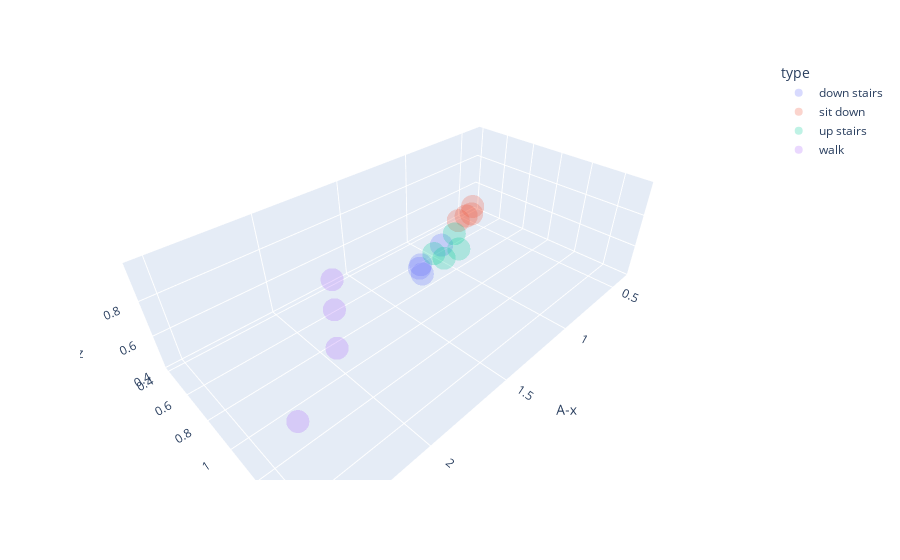

Notebook cell for this chart:
### Markdown cell above
visualize each (user,activity)-pair in a 3D scatter plot:

### Code cell
import nbformat

# interactive 3d scatter plot
fig = px.scatter_3d(data_frame=stats_full,
                    x='A-x', y='A-y', z='A-z',
                    color='type',
                    opacity=0.25)
fig.update_layout(title='')
fig.show()

### Figure 1 — Plotly figure (JSON) as saved in the notebook; plotly's stock layout.template omitted (floating-point values rounded to 4 significant figures)
{"data": [{"hovertemplate": "type=down stairs<br>A-x=%{x}<br>A-y=%{y}<br>A-z=%{z}<extra></extra>", "legendgroup": "down stairs", "marker": {"color": "#636efa", "opacity": 0.25, "symbol": "circle"}, "mode": "markers", "name": "down stairs", "scene": "scene", "showlegend": true, "type": "scatter3d", "x": [1.423, 1.394, 1.076, 1.349], "y": [0.9287, 0.8881, 0.7396, 0.8325], "z": [0.6431, 0.6671, 0.5779, 0.5945]}, {"hovertemplate": "type=sit down<br>A-x=%{x}<br>A-y=%{y}<br>A-z=%{z}<extra></extra>", "legendgroup": "sit down", "marker": {"color": "#EF553B", "opacity": 0.25, "symbol": "circle"}, "mode": "markers", "name": "sit down", "scene": "scene", "showlegend": true, "type": "scatter3d", "x": [0.5269, 0.5999, 0.4367, 0.3921], "y": [0.4604, 0.4528, 0.4335, 0.4042], "z": [0.444, 0.4336, 0.4149, 0.4461]}, {"hovertemplate": "type=up stairs<br>A-x=%{x}<br>A-y=%{y}<br>A-z=%{z}<extra></extra>", "legendgroup": "up stairs", "marker": {"color": "#00cc96", "opacity": 0.25, "symbol": "circle"}, "mode": "markers", "name": "up stairs", "scene": "scene", "showlegend": true, "type": "scatter3d", "x": [1.265, 1.198, 0.9777, 1.202], "y": [0.933, 0.9748, 0.7488, 0.7986], "z": [0.6675, 0.7143, 0.6165, 0.605]}, {"hovertemplate": "type=walk<br>A-x=%{x}<br>A-y=%{y}<br>A-z=%{z}<extra></extra>", "legendgroup": "walk", "marker": {"color": "#ab63fa", "opacity": 0.25, "symbol": "circle"}, "mode": "markers", "name": "walk", "scene": "scene", "showlegend": true, "type": "scatter3d", "x": [2.512, 2.025, 2.05, 2.069], "y": [1.52, 1.026, 1.053, 1.065], "z": [0.9814, 0.9704, 0.8466, 0.654]}], "layout": {"legend": {"title": {"text": "type"}, "tracegroupgap": 0}, "margin": {"t": 60}, "scene": {"domain": {"x": [0, 1], "y": [0, 1]}, "xaxis": {"title": {"text": "A-x"}}, "yaxis": {"title": {"text": "A-y"}}, "zaxis": {"title": {"text": "A-z"}}}, "title": {"text": ""}}}
